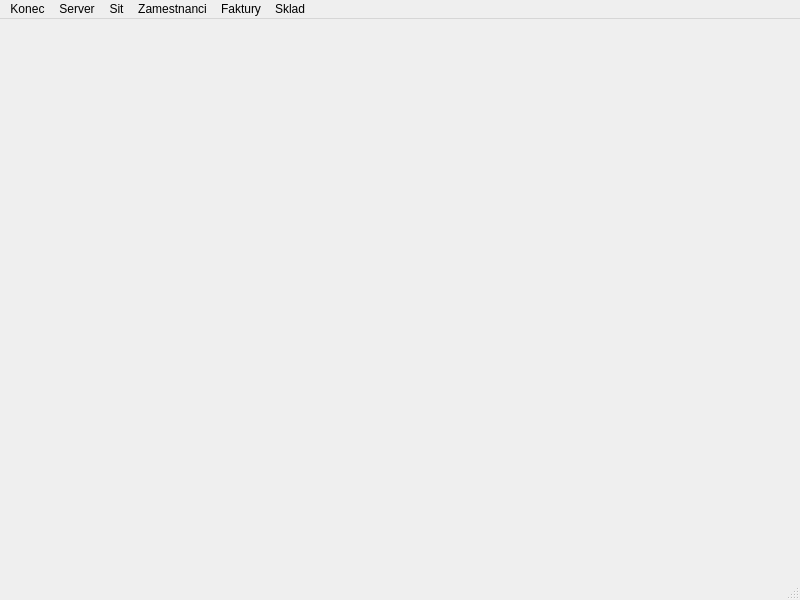
<?xml version="1.0" encoding="UTF-8"?>
<ui version="4.0">
 <class>MainWindow</class>
 <widget class="QMainWindow" name="MainWindow">
  <property name="geometry">
   <rect>
    <x>0</x>
    <y>0</y>
    <width>800</width>
    <height>600</height>
   </rect>
  </property>
  <property name="windowTitle">
   <string>MainWindow</string>
  </property>
  <widget class="QWidget" name="centralwidget"/>
  <widget class="QMenuBar" name="menubar">
   <property name="geometry">
    <rect>
     <x>0</x>
     <y>0</y>
     <width>800</width>
     <height>22</height>
    </rect>
   </property>
   <widget class="QMenu" name="menuKonec">
    <property name="title">
     <string>Konec</string>
    </property>
   </widget>
   <widget class="QMenu" name="menuServer">
    <property name="title">
     <string>Server</string>
    </property>
   </widget>
   <widget class="QMenu" name="menuSit">
    <property name="title">
     <string>Sit</string>
    </property>
   </widget>
   <widget class="QMenu" name="menuZamestnanci">
    <property name="title">
     <string>Zamestnanci</string>
    </property>
   </widget>
   <widget class="QMenu" name="menuFaktury">
    <property name="title">
     <string>Faktury</string>
    </property>
   </widget>
   <widget class="QMenu" name="menuSklad">
    <property name="title">
     <string>Sklad</string>
    </property>
   </widget>
   <addaction name="menuKonec"/>
   <addaction name="menuServer"/>
   <addaction name="menuSit"/>
   <addaction name="menuZamestnanci"/>
   <addaction name="menuFaktury"/>
   <addaction name="menuSklad"/>
  </widget>
  <widget class="QStatusBar" name="statusbar"/>
 </widget>
 <resources/>
 <connections/>
</ui>
